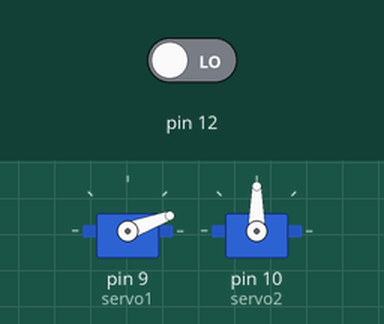
Recording of a sketch running on a simulated Arduino Uno, built with avr-gcc and run on an emulated ATmega328P. Parts: 2 × servo. The inputs (shaded band) are chosen by the test bench; at power-on: pin 12 LOW.

Above: at 1.2 s.
1.3 s: pin 12 driven HIGH
At 1.9 s:
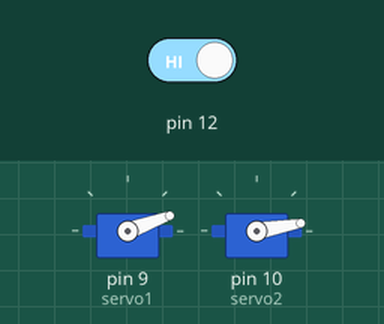
4.3 s: pin 12 driven LOW
At 6.1 s:
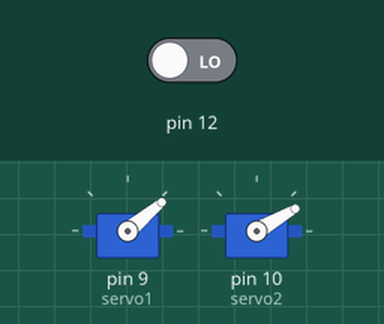
6.8 s: pin 12 driven HIGH
At 8.6 s:
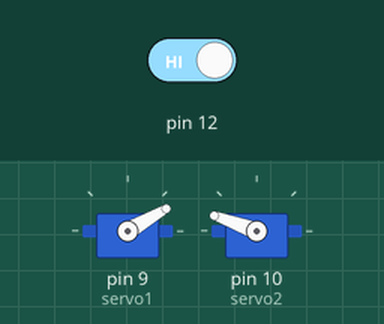
9.8 s: pin 12 driven LOW
At 10.7 s:
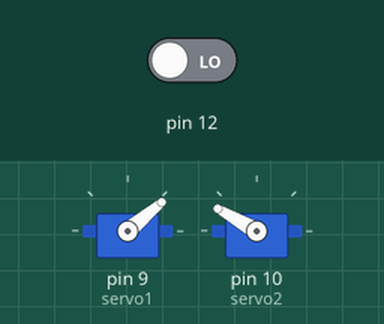
11.3 s: pin 12 driven HIGH
At 16.9 s:
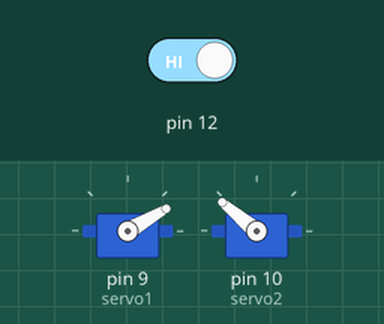
Timing chart, 0 to 25.8 s (numbered marks = the images above; inputs shaded):
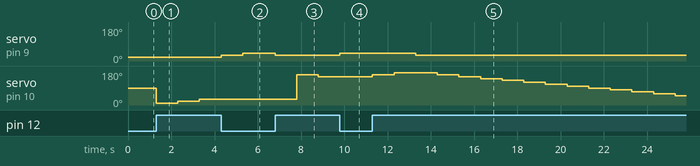

Measured:
- after the input at 1.3 s, servo on pin 10 (servo2): 90° → 10° at once, → 20° 1.0 s later, → 30° 1.0 s later
- after the input at 4.3 s, servo on pin 9 (servo1): 20° → 30° at once, → 40° 1.0 s later; servo on pin 10 (servo2): stays 30° (without the input it goes to 40° after 0.00 s)
- after the input at 6.8 s, servo on pin 9 (servo1): 40° → 30° at once; servo on pin 10 (servo2): 30° → 160° after 1.0 s, → 150° 1.0 s later
- after the input at 9.8 s, servo on pin 9 (servo1): 30° → 40° at once; servo on pin 10 (servo2): stays 150° (without the input it goes to 140° after 0.00 s)
- after the input at 11.3 s, servo on pin 9 (servo1): 40° → 30° after 2.0 s; servo on pin 10 (servo2): rises from 150° to 170° in 1.0 s, then falls to 50° in 13.0 s

The sketch:

servo_control_code.ino
```cpp
#include<Servo.h>
Servo servo1;
int pos1 = 0;
Servo servo2;
int pos2 = 10;
int input=12;

void setup() {
  // put your setup code here, to run once:
servo1.attach(9,164,2500);
servo2.attach(10);
servo1.write(20);
delay(50);
pinMode(12,INPUT);
digitalWrite(12, LOW);

}

void loop()
{
  // put your main code here, to run repeatedly:

  // BLUETOOTH SECTION
  //if(Serial.available() > 0)
  //{
   // char data;
   // data = Serial.read();
   // if(data == 1)
 // {

   // END BLUETOOTH SECTION
  // pos2 = 10;
  //servo1.write(180);
   //servo2.write(pos2);
//  delay(10);
 // servo1.write(90);

  // for(pos2 = 10; pos2 <= 170; pos2 += 5)
   //{
    if(digitalRead(12) == HIGH)

     {
       funct();
     }
   /*  while(1)
     {

     }*/
     //servo1.write();
     //delay(1000);


   /* pos2+=10;
    servo2.write(pos2);
    delay(1000);
    for(pos1 = 180; pos1 >=0; pos1 -= 5)
    {
      servo1.write(pos1);
      delay(1000);
    }
    pos2+=5;
    servo2.write(pos2);
    //delay(1000);
    */


//{


   //}


}

void funct()
{
//servo1.write(30);
//delay(1000);
for(pos1 = 30; pos1<=170; pos1 +=10)
  {
    if(digitalRead(12) == LOW)
    {
      break;
    }
     for(pos2 ; pos2 <= 170; pos2 +=10)
     {
      if(digitalRead(12) == LOW)
       {
      break;
       }

      servo2.write(pos2);
      delay(1000);

     }

     servo1.write(pos1);
     delay(1000);

    for(pos2 = 160; pos2>=10; pos2 -=10)
      {
        if(digitalRead(12) == LOW)
        {
         break;
       }
        servo2.write(pos2);
        delay(1000);
      }
    pos1+=10;
    if (pos1<170){
    servo1.write(pos1);
    delay(1000);
    }

    pos2 +=20;
 }


    }
```
